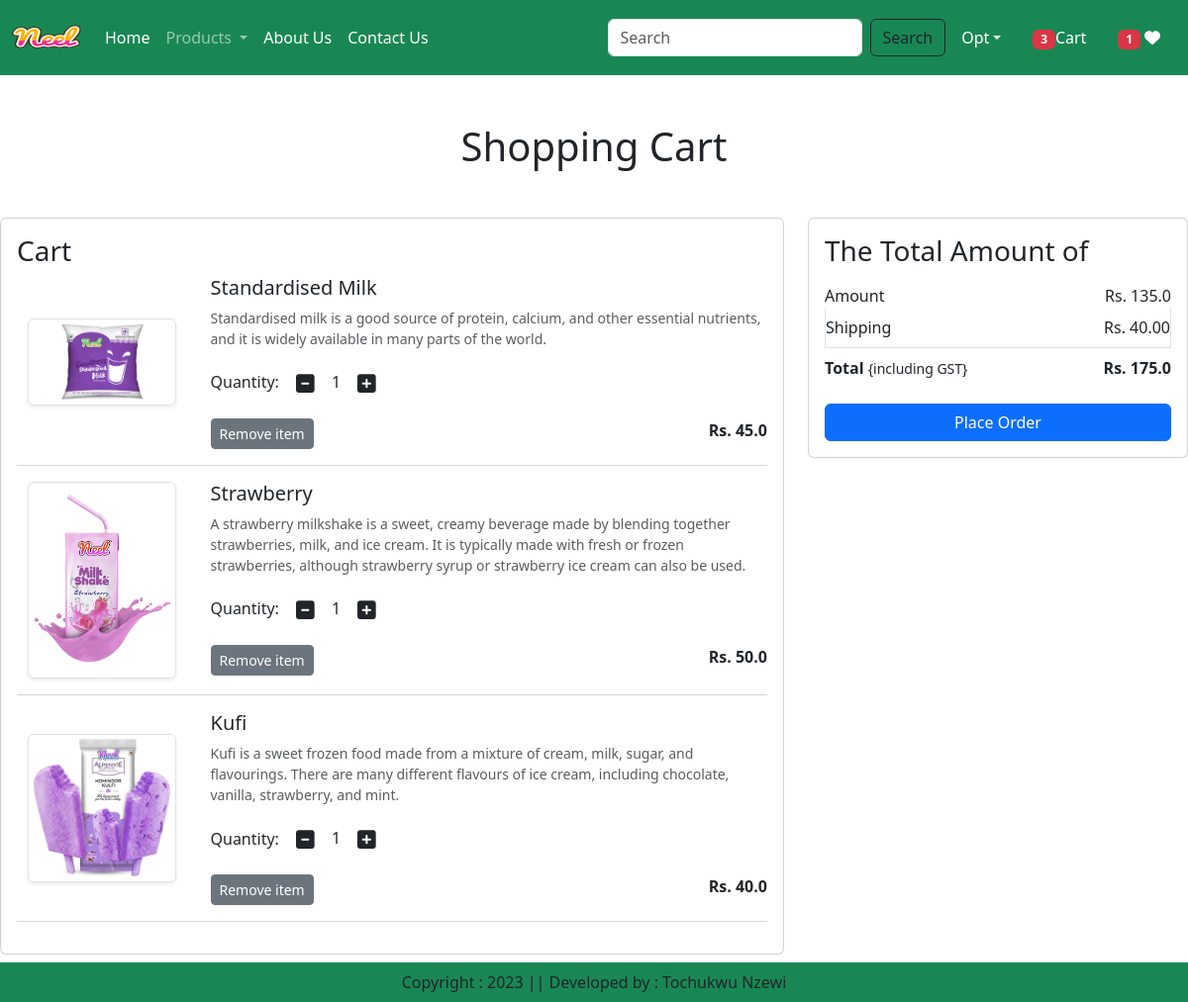
The app's page /cart/ (signed in) with its own data.
### app/models.py (models this page shows, shortened)
class Cart(models.Model):
    user = models.ForeignKey(User,on_delete=models.CASCADE)
    product = models.ForeignKey(Product,on_delete=models.CASCADE)
    quantity = models.PositiveIntegerField(default=1)

class Product(models.Model):
    title = models.CharField(max_length=100)
    selling_price = models.FloatField()
    discounted_price = models.FloatField()
    description = models.TextField(default='')
    composition = models.TextField(default='')
    prodapp = models.TextField(default='')
    category = models.CharField(choices=CATEGORY_CHOICES, max_length=2)
    product_image = models.ImageField(upload_to='product')

### app/views.py (the view)
# urls.py: path('cart/', views.show_cart, name='showcart'),
@login_required
def show_cart(request):
    user = request.user
    cart = Cart.objects.filter(user=user)
    amount = 0
    for p in cart:
        value = p.quantity * p.product.discounted_price
        amount = amount + value
    totalamount = amount + 40
    totalitem = 0
    wishitem=0
    if request.user.is_authenticated:
            totalitem = len(Cart.objects.filter(user=request.user))
            wishitem = len(Wishlist.objects.filter(user=request.user))
    return render(request, 'app/addtocart.html',locals())

### app/templates/app/addtocart.html (shortened to what this page needs)
{% extends 'app/base.html' %}
{% load static %}
{% block main-content %}
<div class="conatiner my-5">
    <div class="row">
        {% if cart %}
         <h1 class="text-center mb-5">Shopping Cart</h1>
         <div class="col-sm-8">
             <div class="card">
                 <div class="card-body">
                     <h3>Cart</h3>
                     {% for item in cart %}
                     <div class="row">
                         <div class="col-sm-3 text-center align-self-center"><img src="{{item.product.product_image.url}}" alt="" srcset="" class="img-fluid img-thumbnail shadow-sm" height="150" width="150"></div>
                         <div class="col-sm-9">
                             <div>
                                 <h5>{{item.product.title}}</h5>
                                 <p class="mb-2 text-muted small">{{item.product.description}}</p>
                                 <div class="my-3">
                                     <label for="quantity">Quantity:</label>
                                     <a class="minus-cart btn" pid="{{item.product.id}}"><i class="fas fa-minus-square fa-lg"></i></a>
                                        <span id="quantity">{{item.quantity}}</span>
                                    <a class="plus-cart btn" pid={{item.product.id}}><i class="fas fa-plus-square fa-lg"></i></a>
                                 </div>
                                 <div class="d-flex justify-content-between">
                                   <a href="#" class="remove-cart btn btn-sm btn-secondary mr-3" pid={{item.product.id}}>Remove item</a>
                                   <p class="mb-0"><span><strong>Rs. {{item.product.discounted_price}}</strong></span></p>
                                 </div>
                             </div>
                         </div>
                     </div>
                     <hr class="text-muted">
                     {% endfor %}
                 </div>
             </div>
         </div>
         <div class="col-sm-4">
             <div class="card">
                 <div class="card-body">
                     <h3>The Total Amount of</h3>
                     <ul class="list-group">
                        <li class="list-group-item d-flex justify-content-between align-items-center border-0 px-0 pb-0">Amount<span id="amount">Rs. {{amount}}
                        </span></li>
                        <li class="list-group-item d-flex justify-content-between align-items-center px-0">Shipping<span>Rs. 40.00</span></li>
                        <li class="list-group-item d-flex justify-content-between align-items-center border-0 px-0 mb-3">
                            <div>
                                <strong>Total</strong> <small>{including GST}</small>
                            </div>
                            <span id="totalamount"><strong>Rs. {{totalamount}}</strong></span>
                        </li>
                     </ul>
                     <div class="d-grid"><a href="{% url 'checkout' %}" class="btn btn-primary">Place Order</a></div>
                 </div>
             </div>
         </div>
         {% else %}
            <h1 class="text-center mb-5">Cart is Empty</h1>
        {% endif %}
    </div>
</div>
{% endblock main-content %}

### records on screen
Cart: product.product_image (picture), product "Standardised Milk", product.description "Standardised milk is a good source of protein, calcium, and other essential nutrients, and it is widely available in many parts of the world.", quantity "1", product.discounted_price "45.0"
Cart: product.product_image (picture), product "Strawberry", product.description "A strawberry milkshake is a sweet, creamy beverage made by blending together strawberries, milk, and ice cream. It is typically made with fresh or frozen strawberries, although strawberry syrup or strawberry ice cream can also be used.", quantity "1", product.discounted_price "50.0"
Cart: product.product_image (picture), product "Kufi", product.description "Kufi is a sweet frozen food made from a mixture of cream, milk, sugar, and flavourings. There are many different flavours of ice cream, including chocolate, vanilla, strawberry, and mint.", quantity "1", product.discounted_price "40.0"

### other values on screen
{{ totalitem }} "3"
{{ wishitem }} "1"
{{ amount }} "135.0"
{{ totalamount }} "175.0"
